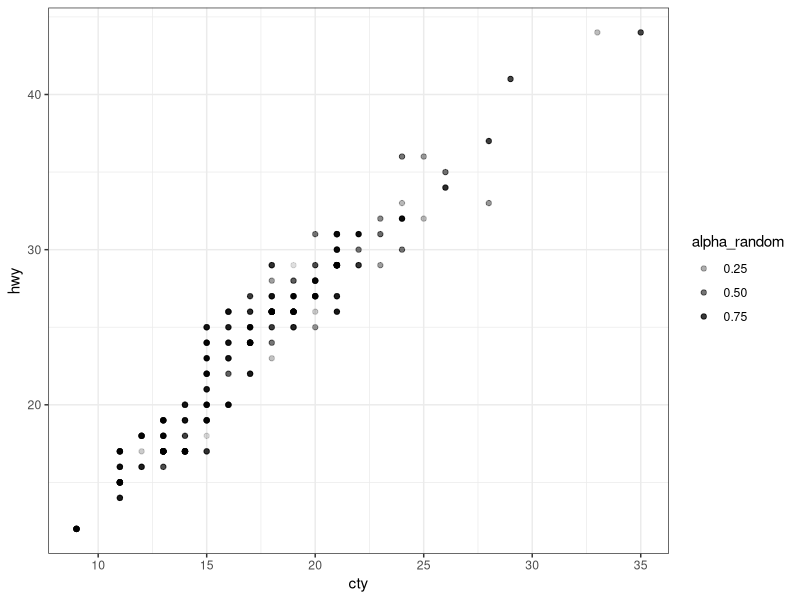
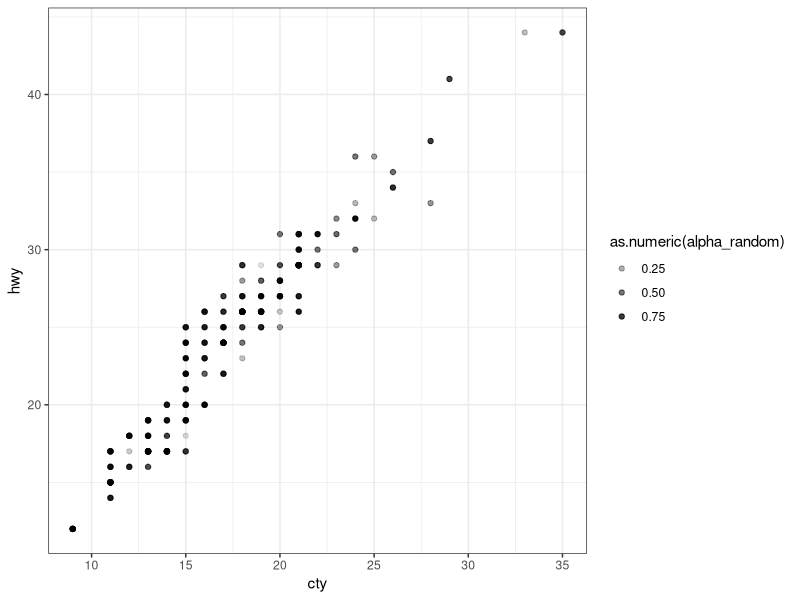
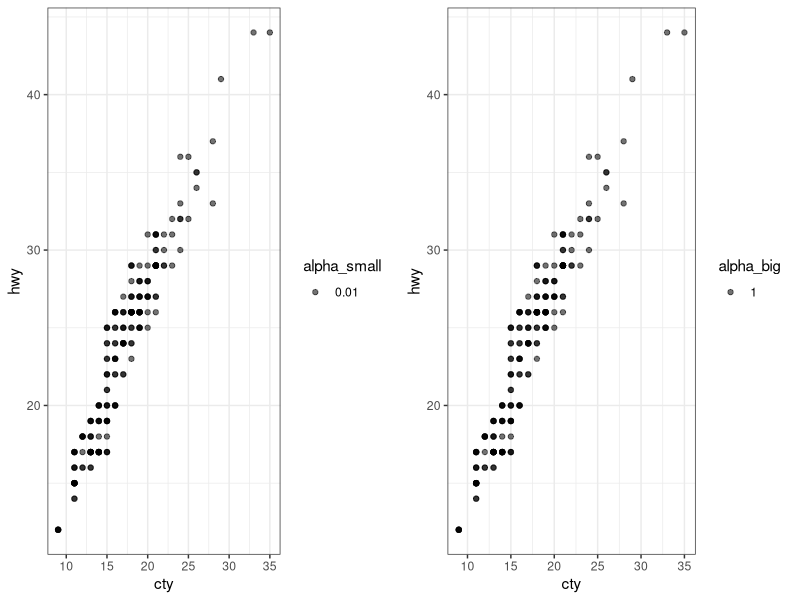
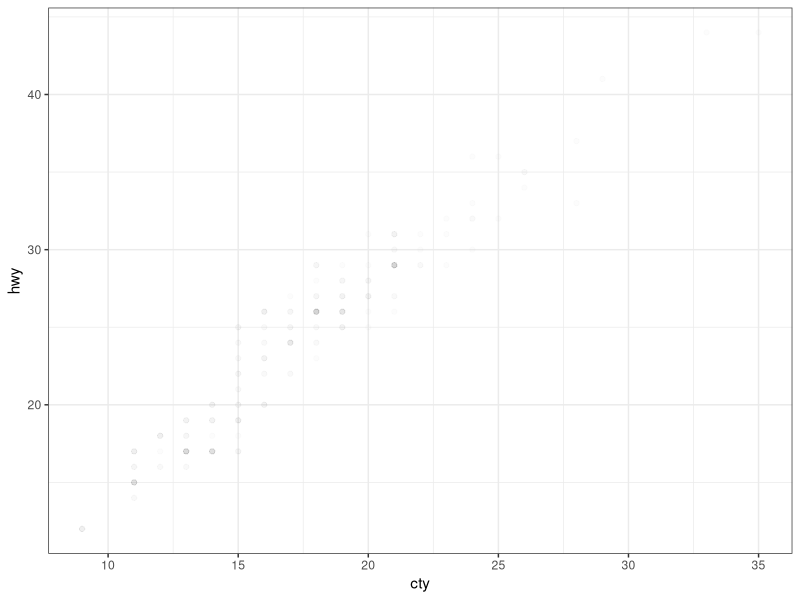
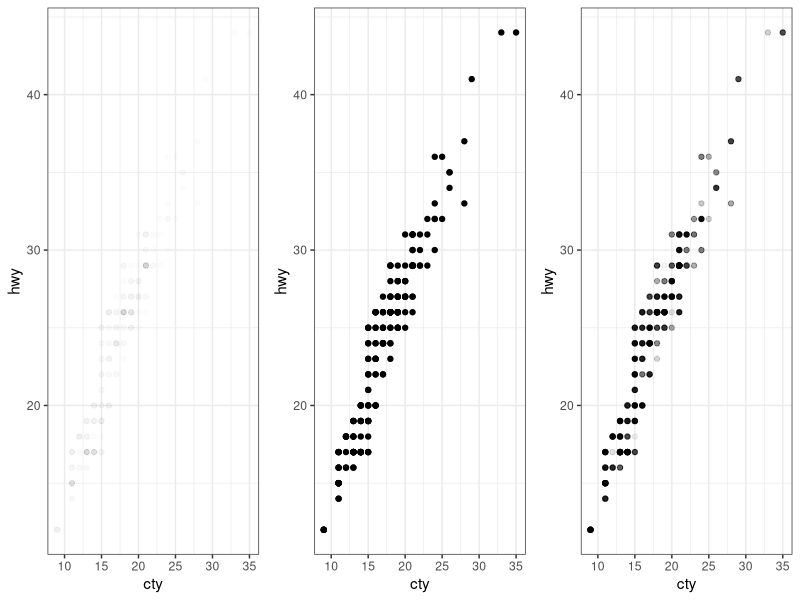

The R script that drew these images, in order:
## ---- chunk 1
library(tidyverse)
library(cowplot)
theme_set(theme_bw())

data(mpg)
mpg <- mpg %>% mutate(alpha_random = runif(nrow(mpg)),
                      alpha_small = 0.01,
                      alpha_big = 1)
## ---- chunk 2
ggplot(mpg, aes(cty, hwy, alpha=alpha_random)) +
  geom_point()
## ---- chunk 3
class(mpg$alpha_random)
## ---- chunk 4
ggplot(mpg, aes(cty, hwy, alpha=as.numeric(alpha_random))) +
  geom_point()
## ---- chunk 5
g1 <- ggplot(mpg, aes(cty, hwy, alpha=alpha_small)) +
  geom_point() 
g2 <- ggplot(mpg, aes(cty, hwy, alpha=alpha_big)) +
  geom_point() 
plot_grid(g1, g2)
## ---- chunk 6
ggplot(mpg, aes(cty, hwy)) +
  geom_point(alpha=0.01) 
## ---- chunk 7
mpg <- mpg %>%
  mutate(alpha_small = I(alpha_small),
         alpha_big = I(alpha_big),
         alpha_random = I(alpha_random))
g3 <- ggplot(mpg, aes(cty, hwy, alpha=alpha_small)) +
  geom_point() 
g4 <- ggplot(mpg, aes(cty, hwy, alpha=alpha_big)) +
  geom_point()
g5 <- ggplot(mpg, aes(cty, hwy, alpha=alpha_random)) +
  geom_point() 
plot_grid(g3, g4, g5, nrow=1)
